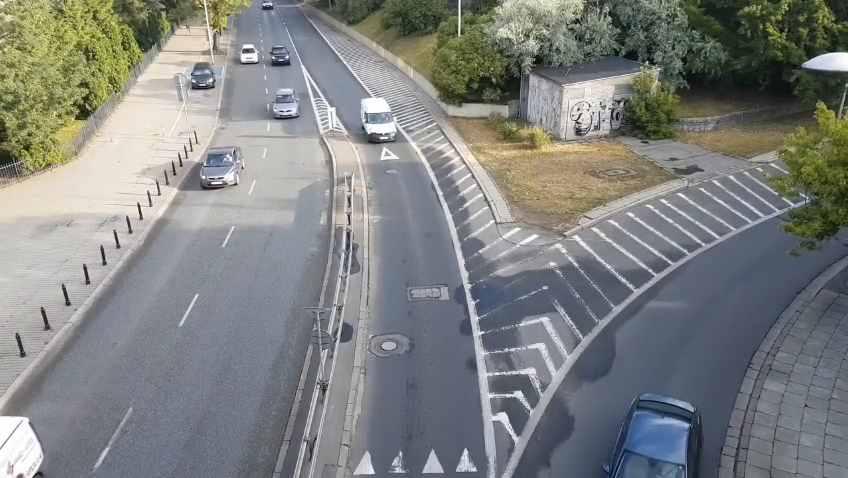
#> input picture frame 62 of video.mp4, 848 x 478 px
$ jupyter execute procesamiento.ipynb
#> lines starting #> are read from the running program, lines starting #| are printed output that depends on the picture; after the words box and inside, x2 and y2 are one past the last pixel; in counts of white or black regions, pixels touching at a corner belong together
[cell 1]
import cv2
import numpy as np

## Video original con la marca de inicio(A) y la marca final(B)

Obtención de los FPS del video

[cell 2]
cap = cv2.VideoCapture('video.mp4')
cap.get(cv2.CAP_PROP_FPS)

[cell 3]
cap = cv2.VideoCapture('video.mp4')

while cap.isOpened():
    ret, frame = cap.read()
#> frame is the input picture: shape (478, 848, 3); mean B, G, R 127.7, 129.9, 126.7
    if not ret:
        cap.set(cv2.CAP_PROP_POS_FRAMES, 0)  # Reinicia al inicio
        continue

    cv2.line(frame, (355, 145), (410, 140), (0, 255, 0), 2)
    cv2.putText(frame, 'A', (355, 135), cv2.FONT_HERSHEY_SIMPLEX, 0.6, (0, 0, 255), 2)
#> frame: shape (478, 848, 3); mean B, G, R 127.6, 129.9, 126.7
    cv2.line(frame, (355, 471), (490, 471), (0, 255, 0), 2)
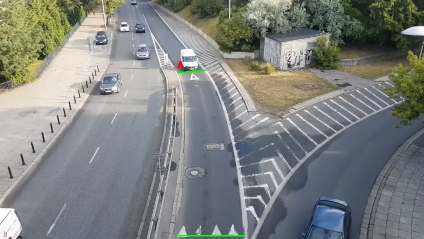
#> frame: shape (478, 848, 3) (shown at 1/2 size); mean B, G, R 127.5, 130.1, 126.6
    cv2.putText(frame, 'B', (355, 461), cv2.FONT_HERSHEY_SIMPLEX, 0.6, (0, 0, 255), 2)
#> frame: shape (478, 848, 3); 0.03% of pixels changed, all inside (x1, y1, x2, y2) = (356, 447, 368, 463)
    cv2.imshow('Video', frame)

    if cv2.waitKey(25) & 0xFF == 27:  # ESC
#> (key Esc is pressed here)
        break

cap.release()
cv2.destroyAllWindows()

## ROI del video

[cell 4]
cap = cv2.VideoCapture('video.mp4')
while cap.isOpened():
    ret, frame = cap.read()
    if not ret:
        cap.set(cv2.CAP_PROP_POS_FRAMES, 0)
        continue

    roi = frame[145:471, 355:461]  # [y1:y2, x1:x2]
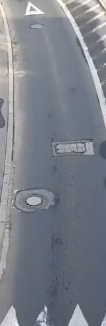
#> roi: shape (326, 106, 3); mean B, G, R 137.5, 127.9, 123

    cv2.imshow('Video', roi)

    if cv2.waitKey(25) & 0xFF == 27:
#> (key Esc is pressed here)
        break

cap.release()
cv2.destroyAllWindows()

## Conversión a escala de grises y ajuste de parametros

El siguiente bloque de código muestra el video junto a varios sliders con los que se pueden modificar el valor de:
- Grismin
- Grismax
- Contraste
- Brillo
- Gamma

Se utilizo para encontrar los valores ideales para cada uno

[cell 5]
cap = cv2.VideoCapture('video.mp4')

cv2.namedWindow('Video')
cv2.createTrackbar('Gris Min',  'Video', 0,   254, lambda x: None)
cv2.createTrackbar('Gris Max',  'Video', 255, 255, lambda x: None)
cv2.createTrackbar('Contraste', 'Video', 10,  30,  lambda x: None)  # dividir entre 10
cv2.createTrackbar('Brillo',    'Video', 100, 200, lambda x: None)  # restar 100
cv2.createTrackbar('Gamma',     'Video', 10,  30,  lambda x: None)  # dividir entre 10

while cap.isOpened():
    ret, frame = cap.read()
    if not ret:
        cap.set(cv2.CAP_PROP_POS_FRAMES, 0)
        continue

    gris_min  = cv2.getTrackbarPos('Gris Min',  'Video')
    gris_max  = cv2.getTrackbarPos('Gris Max',  'Video')
    contraste = cv2.getTrackbarPos('Contraste', 'Video') / 10
    brillo    = cv2.getTrackbarPos('Brillo',    'Video') - 100
    gamma     = cv2.getTrackbarPos('Gamma',     'Video') / 10

    gris = cv2.cvtColor(frame, cv2.COLOR_BGR2GRAY)

    # Min/Max
    if gris_max > gris_min:
        gris = np.clip((gris - gris_min) * (255 / (gris_max - gris_min)), 0, 255).astype(np.uint8)

    # Contraste y brillo
    gris = cv2.convertScaleAbs(gris, alpha=contraste, beta=brillo)

    # Gamma
    if gamma > 0:
        tabla_gamma = np.array([((i / 255.0) ** gamma) * 255 for i in range(256)], dtype=np.uint8)
        gris = cv2.LUT(gris, tabla_gamma)

    cv2.imshow('Video', gris)

    if cv2.waitKey(25) & 0xFF == 27:
#> (key Esc is pressed here)
        break

cap.release()
cv2.destroyAllWindows()

Los valores ideales encontrados fueron
- Grismin: 180
- Grismax: 255
- Contraste: 12
- Brillo: 0
- Gamma: 30

Adicionalmente se utilizo la función `cv2.createBackgroundSubtractorMOG2()` y se aplico el ROI para finalmente obtener la mascara con un ruido mínimo

[cell 6]
cap = cv2.VideoCapture('video.mp4')
sustractor = cv2.createBackgroundSubtractorMOG2(history=500, varThreshold=50, detectShadows=False)
kernel = np.ones((5, 5), np.uint8)

gris_min  = 180
gris_max  = 255
contraste = 1.2
brillo    = 0
gamma     = 3.0
tabla_gamma = np.array([((i / 255.0) ** gamma) * 255 for i in range(256)], dtype=np.uint8)

while cap.isOpened():
    ret, frame = cap.read()
    if not ret:
        cap.set(cv2.CAP_PROP_POS_FRAMES, 0)
        continue

    gris = cv2.cvtColor(frame, cv2.COLOR_BGR2GRAY)
    gris = np.clip((gris - gris_min) * (255 / (gris_max - gris_min)), 0, 255).astype(np.uint8)
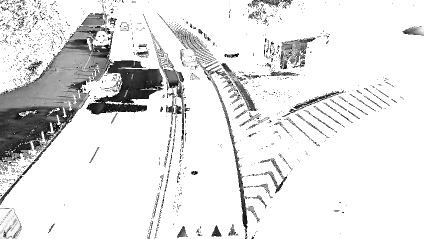
#> gris: shape (478, 848) (shown at 1/2 size); min 0, max 255, mean 228.2
    gris = cv2.convertScaleAbs(gris, alpha=contraste, beta=brillo)
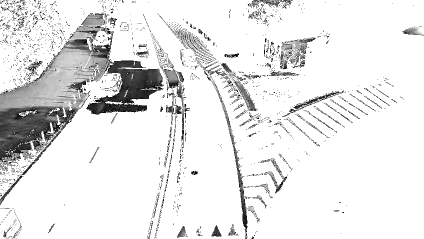
#> gris: shape (478, 848) (shown at 1/2 size); min 0, max 255, mean 230.9
    gris = cv2.LUT(gris, tabla_gamma)
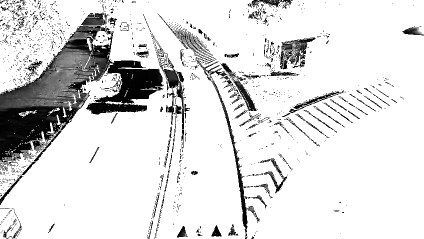
#> gris: shape (478, 848) (shown at 1/2 size); min 0, max 255, mean 221.2

    mascara = sustractor.apply(gris)
#> mascara: shape (478, 848); every value is 255
    mascara = cv2.morphologyEx(mascara, cv2.MORPH_OPEN, kernel)
    mascara = cv2.morphologyEx(mascara, cv2.MORPH_CLOSE, kernel)

    mascara = mascara[145:471, 355:461]  # [y1:y2, x1:x2]
#> mascara: shape (326, 106); every value is 255

    cv2.imshow('Mascara', mascara)

    if cv2.waitKey(25) & 0xFF == 27:
#> (key Esc is pressed here)
        break

cap.release()
cv2.destroyAllWindows()

## Se aplica la mascara al video original en el ROI

[cell 7]
cap = cv2.VideoCapture('video.mp4')
sustractor = cv2.createBackgroundSubtractorMOG2(history=500, varThreshold=50, detectShadows=False)
kernel = np.ones((5, 5), np.uint8)

gris_min  = 180
gris_max  = 255
contraste = 1.2
brillo    = 0
gamma     = 3.0
tabla_gamma = np.array([((i / 255.0) ** gamma) * 255 for i in range(256)], dtype=np.uint8)

while cap.isOpened():
    ret, frame = cap.read()
    if not ret:
        cap.set(cv2.CAP_PROP_POS_FRAMES, 0)
        continue

    gris = cv2.cvtColor(frame, cv2.COLOR_BGR2GRAY)
    gris = np.clip((gris - gris_min) * (255 / (gris_max - gris_min)), 0, 255).astype(np.uint8)
    gris = cv2.convertScaleAbs(gris, alpha=contraste, beta=brillo)
    gris = cv2.LUT(gris, tabla_gamma)

    mascara = sustractor.apply(gris)
    mascara = cv2.morphologyEx(mascara, cv2.MORPH_OPEN, kernel)
    mascara = cv2.morphologyEx(mascara, cv2.MORPH_CLOSE, kernel)
    mascara = mascara[145:471, 355:461]

    roi = frame[145:471, 355:461]  # ROI del video original en color

    resultado = cv2.bitwise_and(roi, roi, mask=mascara)

    cv2.imshow('Resultado', resultado)

    if cv2.waitKey(25) & 0xFF == 27:
#> (key Esc is pressed here)
        break

cap.release()
cv2.destroyAllWindows()

## Se aplica dilatación a la mascara y se aplica al video original en el ROI

[cell 8]
cap = cv2.VideoCapture('video.mp4')
sustractor = cv2.createBackgroundSubtractorMOG2(history=500, varThreshold=50, detectShadows=False)
kernel = np.ones((5, 5), np.uint8)
kernel_dilate = np.ones((15, 15), np.uint8)  # ajusta el tamaño para más o menos expansión

gris_min  = 180
gris_max  = 255
contraste = 1.2
brillo    = 0
gamma     = 3.0
tabla_gamma = np.array([((i / 255.0) ** gamma) * 255 for i in range(256)], dtype=np.uint8)

while cap.isOpened():
    ret, frame = cap.read()
    if not ret:
        cap.set(cv2.CAP_PROP_POS_FRAMES, 0)
        continue

    gris = cv2.cvtColor(frame, cv2.COLOR_BGR2GRAY)
    gris = np.clip((gris - gris_min) * (255 / (gris_max - gris_min)), 0, 255).astype(np.uint8)
    gris = cv2.convertScaleAbs(gris, alpha=contraste, beta=brillo)
    gris = cv2.LUT(gris, tabla_gamma)

    mascara = sustractor.apply(gris)
    mascara = cv2.morphologyEx(mascara, cv2.MORPH_OPEN, kernel)
    mascara = cv2.morphologyEx(mascara, cv2.MORPH_CLOSE, kernel)
    mascara = cv2.dilate(mascara, kernel_dilate, iterations=1)  # expande zonas blancas

    roi = frame[145:471, 355:461]  # ROI del video original en color

    mascara = mascara[145:471, 355:461]
    resultado = cv2.bitwise_and(roi, roi, mask=mascara)
    cv2.imshow('Resultado', resultado)

    if cv2.waitKey(25) & 0xFF == 27:
#> (key Esc is pressed here)
        break

cap.release()
cv2.destroyAllWindows()

## Obtención de contorno y centroide

[cell 9]
cap = cv2.VideoCapture('video.mp4')
sustractor = cv2.createBackgroundSubtractorMOG2(history=500, varThreshold=50, detectShadows=False)
kernel = np.ones((5, 5), np.uint8)
kernel_dilate = np.ones((15, 15), np.uint8)

gris_min  = 180
gris_max  = 255
contraste = 1.2
brillo    = 0
gamma     = 3.0
tabla_gamma = np.array([((i / 255.0) ** gamma) * 255 for i in range(256)], dtype=np.uint8)

while cap.isOpened():
    ret, frame = cap.read()
    if not ret:
        cap.set(cv2.CAP_PROP_POS_FRAMES, 0)
        continue

    gris = cv2.cvtColor(frame, cv2.COLOR_BGR2GRAY)
    gris = np.clip((gris - gris_min) * (255 / (gris_max - gris_min)), 0, 255).astype(np.uint8)
    gris = cv2.convertScaleAbs(gris, alpha=contraste, beta=brillo)
    gris = cv2.LUT(gris, tabla_gamma)

    mascara = sustractor.apply(gris)
    mascara = cv2.morphologyEx(mascara, cv2.MORPH_OPEN, kernel)
    mascara = cv2.morphologyEx(mascara, cv2.MORPH_CLOSE, kernel)
    mascara = cv2.dilate(mascara, kernel_dilate, iterations=1)
    mascara = mascara[145:471, 355:461]

    contornos, _ = cv2.findContours(mascara, cv2.RETR_EXTERNAL, cv2.CHAIN_APPROX_SIMPLE)
#> contornos = [[[0, 0], [0, 325], [105, 325], [105, 0]]]

    # visualizacion = cv2.cvtColor(mascara, cv2.COLOR_GRAY2BGR)
    visualizacion = frame[145:471, 355:461].copy()

    if len(contornos) >= 2:
        # Toma los 2 contornos más grandes y los une
        dos_mayores = sorted(contornos, key=cv2.contourArea, reverse=True)[:2]
        puntos_unidos = np.vstack(dos_mayores)
        contorno_final = cv2.convexHull(puntos_unidos)

    elif len(contornos) == 1:
        contorno_final = cv2.convexHull(contornos[0])
#> contorno_final = [[105, 0], [105, 325], [0, 325], [0, 0]]

    else:
        contorno_final = None

    if contorno_final is not None:
        cv2.drawContours(visualizacion, [contorno_final], -1, (0, 255, 0), 2)
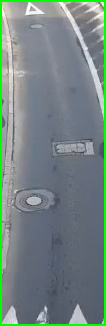
#> visualizacion: shape (326, 106, 3); 4.95% of pixels changed, all inside (x1, y1, x2, y2) = (0, 0, 106, 326)

        M = cv2.moments(contorno_final)
#> M = moments, m00 34125, centre m10/m00, m01/m00 = (52.5, 162.5)
        if M['m00'] != 0:
            cx = int(M['m10'] / M['m00'])
#> cx = 52
            cy = int(M['m01'] / M['m00'])
#> cy = 162
            cv2.circle(visualizacion, (cx, cy), 5, (0, 0, 255), -1)
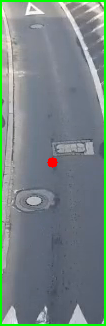
#> visualizacion: shape (326, 106, 3); 0.23% of pixels changed, all inside (x1, y1, x2, y2) = (47, 157, 58, 168)
            cv2.putText(visualizacion, f'({cx},{cy})', (cx + 8, cy), cv2.FONT_HERSHEY_SIMPLEX, 0.5, (0, 0, 255), 1)
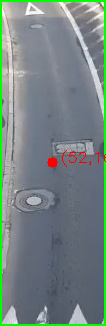
#> visualizacion: shape (326, 106, 3); 0.28% of pixels changed, all inside (x1, y1, x2, y2) = (62, 150, 106, 167)

    cv2.imshow('Contorno y Centroide', visualizacion)

    if cv2.waitKey(25) & 0xFF == 27:
#> (key Esc is pressed here)
        break

cap.release()
cv2.destroyAllWindows()

## Análisis cinematico y resultados

[cell 10]
import cv2
import numpy as np
import matplotlib.pyplot as plt

cap = cv2.VideoCapture('video.mp4')
sustractor = cv2.createBackgroundSubtractorMOG2(history=500, varThreshold=50, detectShadows=False)
kernel = np.ones((5, 5), np.uint8)
kernel_dilate = np.ones((15, 15), np.uint8)

gris_min  = 180
gris_max  = 255
contraste = 1.2
brillo    = 0
gamma     = 3.0
tabla_gamma = np.array([((i / 255.0) ** gamma) * 255 for i in range(256)], dtype=np.uint8)

# Escala y tiempo
FPS    = 30
dt     = 1 / FPS
escala = 3.5 / 60  # metros por pixel

# Listas para graficar al final
tiempos       = []
posiciones_x  = []
posiciones_y  = []
velocidades_x = []
velocidades_y = []
acel_x        = []
acel_y        = []

frame_num = 0

while cap.isOpened():
    ret, frame = cap.read()
    if not ret:
        break

    gris = cv2.cvtColor(frame, cv2.COLOR_BGR2GRAY)
    gris = np.clip((gris - gris_min) * (255 / (gris_max - gris_min)), 0, 255).astype(np.uint8)
    gris = cv2.convertScaleAbs(gris, alpha=contraste, beta=brillo)
    gris = cv2.LUT(gris, tabla_gamma)

    mascara = sustractor.apply(gris)
    mascara = cv2.morphologyEx(mascara, cv2.MORPH_OPEN, kernel)
    mascara = cv2.morphologyEx(mascara, cv2.MORPH_CLOSE, kernel)
    mascara = cv2.dilate(mascara, kernel_dilate, iterations=1)
    mascara = mascara[145:471, 355:461]

    contornos, _ = cv2.findContours(mascara, cv2.RETR_EXTERNAL, cv2.CHAIN_APPROX_SIMPLE)
    # visualizacion = cv2.cvtColor(mascara, cv2.COLOR_GRAY2BGR)
    visualizacion = frame[145:471, 355:461].copy()

    if len(contornos) >= 2:
        dos_mayores   = sorted(contornos, key=cv2.contourArea, reverse=True)[:2]
        puntos_unidos = np.vstack(dos_mayores)
        contorno_final = cv2.convexHull(puntos_unidos)
    elif len(contornos) == 1:
        contorno_final = cv2.convexHull(contornos[0])
    else:
        contorno_final = None

    if contorno_final is not None:
        cv2.drawContours(visualizacion, [contorno_final], -1, (0, 255, 0), 2)

        M = cv2.moments(contorno_final)
        if M['m00'] != 0:
            cx = int(M['m10'] / M['m00'])
            cy = int(M['m01'] / M['m00'])

            t = frame_num * dt
            tiempos.append(t)
            posiciones_x.append(cx * escala)
            posiciones_y.append(cy * escala)

            # Velocidad por diferencias finitas hacia adelante
            if len(posiciones_x) >= 2:
                vx = (posiciones_x[-1] - posiciones_x[-2]) / dt
                vy = (posiciones_y[-1] - posiciones_y[-2]) / dt
            else:
                vx, vy = 0.0, 0.0
            velocidades_x.append(vx)
            velocidades_y.append(vy)

            # Aceleración como segunda derivada
            if len(velocidades_x) >= 2:
                ax_ = (velocidades_x[-1] - velocidades_x[-2]) / dt
                ay_ = (velocidades_y[-1] - velocidades_y[-2]) / dt
            else:
                ax_, ay_ = 0.0, 0.0
            acel_x.append(ax_)
            acel_y.append(ay_)

            # Velocidad instantánea en tiempo real
            v_inst = np.sqrt(vx**2 + vy**2)
            cv2.circle(visualizacion, (cx, cy), 5, (0, 0, 255), -1)
            cv2.putText(visualizacion, f'{v_inst:.2f} m/s', (cx + 8, cy),
                        cv2.FONT_HERSHEY_SIMPLEX, 0.5, (0, 255, 255), 1)
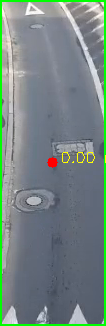
#> visualizacion: shape (326, 106, 3); 0.27% of pixels changed, all inside (x1, y1, x2, y2) = (62, 152, 106, 163)
            #print(f"Frame {frame_num:04d} | Vel: {v_inst:.4f} m/s | Ax: {ax_:.4f} m/s² | Ay: {ay_:.4f} m/s²")
    cv2.imshow('Contorno y Velocidad', visualizacion)
    frame_num += 1

    if cv2.waitKey(25) & 0xFF == 27:
#> (key Esc is pressed here)
        break

cap.release()
cv2.destroyAllWindows()

# Graficas al final
fig, axs = plt.subplots(3, 2, figsize=(12, 10))
fig.suptitle('Cinemática del vehículo', fontsize=14)

axs[0, 0].plot(tiempos, posiciones_x, color='blue')
axs[0, 0].set_title('Posición X vs Tiempo')
axs[0, 0].set_xlabel('Tiempo (s)')
axs[0, 0].set_ylabel('X (m)')

axs[0, 1].plot(tiempos, posiciones_y, color='blue')
axs[0, 1].set_title('Posición Y vs Tiempo')
axs[0, 1].set_xlabel('Tiempo (s)')
axs[0, 1].set_ylabel('Y (m)')

axs[1, 0].plot(tiempos, velocidades_x, color='green')
axs[1, 0].set_title('Velocidad X vs Tiempo')
axs[1, 0].set_xlabel('Tiempo (s)')
axs[1, 0].set_ylabel('Vx (m/s)')

axs[1, 1].plot(tiempos, velocidades_y, color='green')
axs[1, 1].set_title('Velocidad Y vs Tiempo')
axs[1, 1].set_xlabel('Tiempo (s)')
axs[1, 1].set_ylabel('Vy (m/s)')

axs[2, 0].plot(tiempos, acel_x, color='red')
axs[2, 0].set_title('Aceleración X vs Tiempo')
axs[2, 0].set_xlabel('Tiempo (s)')
axs[2, 0].set_ylabel('Ax (m/s²)')

axs[2, 1].plot(tiempos, acel_y, color='red')
axs[2, 1].set_title('Aceleración Y vs Tiempo')
axs[2, 1].set_xlabel('Tiempo (s)')
axs[2, 1].set_ylabel('Ay (m/s²)')

plt.tight_layout()
plt.show()
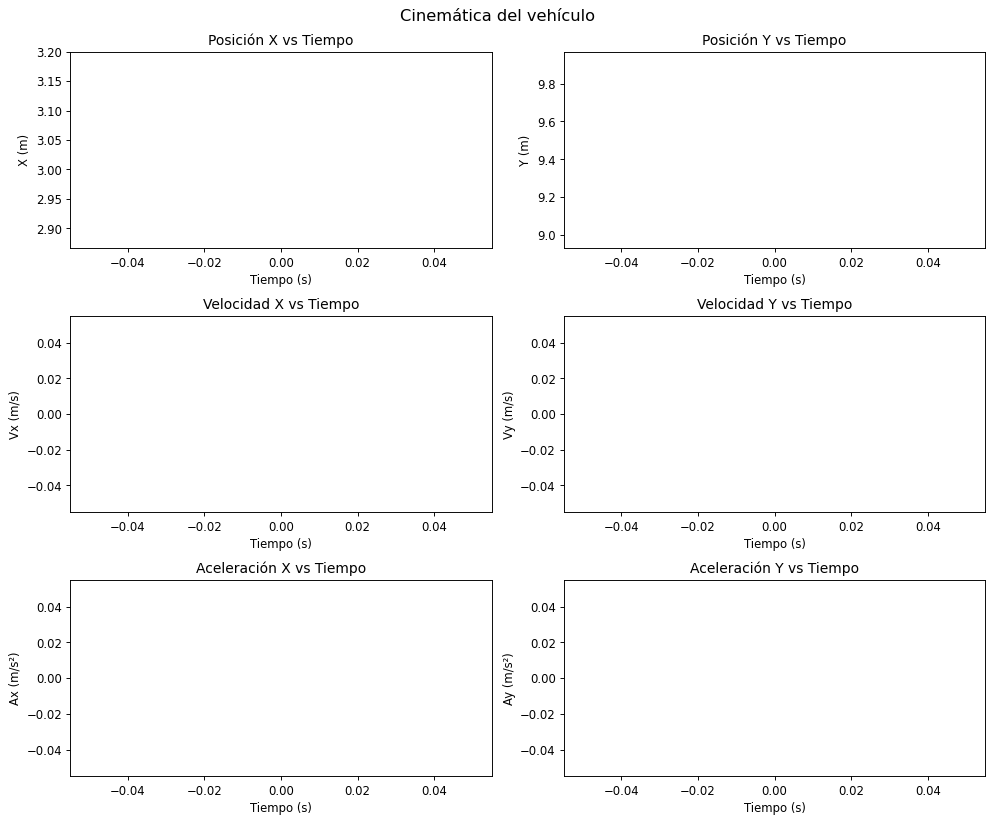
#> figure drawn by matplotlib, 6 panels

[cell 11]
import cv2
import numpy as np
import matplotlib.pyplot as plt
from collections import deque

cap = cv2.VideoCapture('video.mp4')
sustractor = cv2.createBackgroundSubtractorMOG2(history=500, varThreshold=50, detectShadows=False)
kernel = np.ones((5, 5), np.uint8)
kernel_dilate = np.ones((15, 15), np.uint8)

gris_min  = 180
gris_max  = 255
contraste = 1.2
brillo    = 0
gamma     = 3.0
tabla_gamma = np.array([((i / 255.0) ** gamma) * 255 for i in range(256)], dtype=np.uint8)

FPS    = 30
dt     = 1 / FPS
escala = 3.5 / 60

VEL_MAX      = 15.0  # m/s — ajusta según la velocidad real del vehículo
VENTANA_SUAV = 15    # frames para media móvil

buffer_x  = deque(maxlen=VENTANA_SUAV)
buffer_y  = deque(maxlen=VENTANA_SUAV)
buffer_vx = deque(maxlen=VENTANA_SUAV)  # media móvil también en velocidad
buffer_vy = deque(maxlen=VENTANA_SUAV)

tiempos       = []
posiciones_x  = []
posiciones_y  = []
velocidades_x = []
velocidades_y = []
acel_x        = []
acel_y        = []

frame_num = 0

while cap.isOpened():
    ret, frame = cap.read()
    if not ret:
        break

    gris = cv2.cvtColor(frame, cv2.COLOR_BGR2GRAY)
    gris = np.clip((gris - gris_min) * (255 / (gris_max - gris_min)), 0, 255).astype(np.uint8)
    gris = cv2.convertScaleAbs(gris, alpha=contraste, beta=brillo)
    gris = cv2.LUT(gris, tabla_gamma)

    mascara = sustractor.apply(gris)
    mascara = cv2.morphologyEx(mascara, cv2.MORPH_OPEN, kernel)
    mascara = cv2.morphologyEx(mascara, cv2.MORPH_CLOSE, kernel)
    mascara = cv2.dilate(mascara, kernel_dilate, iterations=1)
    mascara = mascara[145:471, 355:461]

    contornos, _ = cv2.findContours(mascara, cv2.RETR_EXTERNAL, cv2.CHAIN_APPROX_SIMPLE)
    # visualizacion = cv2.cvtColor(mascara, cv2.COLOR_GRAY2BGR)
    visualizacion = frame[145:471, 355:461].copy()

    if len(contornos) >= 2:
        dos_mayores    = sorted(contornos, key=cv2.contourArea, reverse=True)[:2]
        puntos_unidos  = np.vstack(dos_mayores)
        contorno_final = cv2.convexHull(puntos_unidos)
    elif len(contornos) == 1:
        contorno_final = cv2.convexHull(contornos[0])
    else:
        contorno_final = None

    if contorno_final is not None:
        cv2.drawContours(visualizacion, [contorno_final], -1, (0, 255, 0), 2)

        M = cv2.moments(contorno_final)
        if M['m00'] != 0:
            cx_raw = int(M['m10'] / M['m00'])
#> cx_raw = 52
            cy_raw = int(M['m01'] / M['m00'])
#> cy_raw = 162

            buffer_x.append(cx_raw * escala)
            buffer_y.append(cy_raw * escala)

            # Esperar a que el buffer esté lleno antes de calcular
            if len(buffer_x) < VENTANA_SUAV:
                frame_num += 1
                cv2.imshow('Contorno y Velocidad', visualizacion)
                if cv2.waitKey(25) & 0xFF == 27:
#> (key Esc is pressed here)
                    break
                continue

            cx_suav = np.mean(buffer_x)
            cy_suav = np.mean(buffer_y)

            tiempos.append(frame_num * dt)
            posiciones_x.append(cx_suav)
            posiciones_y.append(cy_suav)

            # Velocidad
            if len(posiciones_x) >= 2:
                vx_raw = abs((posiciones_x[-1] - posiciones_x[-2]) / dt)
                vy_raw = abs((posiciones_y[-1] - posiciones_y[-2]) / dt)
            else:
                vx_raw, vy_raw = 0.0, 0.0

            v_raw = np.sqrt(vx_raw*2 + vy_raw*2)  # corregido
            if v_raw > VEL_MAX and len(buffer_vx) > 0:
                vx_raw = buffer_vx[-1]
                vy_raw = buffer_vy[-1]

            buffer_vx.append(vx_raw)
            buffer_vy.append(vy_raw)
            vx = np.mean(buffer_vx)
            vy = np.mean(buffer_vy)
            v_inst = np.sqrt(vx*2 + vy*2)  # corregido

            velocidades_x.append(vx)
            velocidades_y.append(vy)

            # Aceleración con filtro de valor atípico
            ACEL_MAX = 50.0  # m/s² — ajusta si es necesario
            if len(velocidades_x) >= 2:
                ax_ = abs((velocidades_x[-1] - velocidades_x[-2]) / dt)
                ay_ = abs((velocidades_y[-1] - velocidades_y[-2]) / dt)
                # Filtro de aceleración atípica
                if len(acel_x) > 0:
                    if ax_ > ACEL_MAX:
                        ax_ = acel_x[-1]
                    if ay_ > ACEL_MAX:
                        ay_ = acel_y[-1]
            else:
                ax_, ay_ = 0.0, 0.0
            acel_x.append(ax_)
            acel_y.append(ay_)

            cv2.circle(visualizacion, (cx_raw, cy_raw), 5, (0, 0, 255), -1)
            cv2.putText(visualizacion, f'{v_inst:.2f} m/s', (cx_raw + 8, cy_raw),
                        cv2.FONT_HERSHEY_SIMPLEX, 0.5, (0, 255, 255), 1)

            #print(f"Frame {frame_num:04d} | Vel: {v_inst:.4f} m/s | Ax: {ax_:.4f} m/s² | Ay: {ay_:.4f} m/s²")

    cv2.imshow('Contorno y Velocidad', visualizacion)
    frame_num += 1

    if cv2.waitKey(25) & 0xFF == 27:
        break

cap.release()
cv2.destroyAllWindows()

# Gráficas al final
fig, axs = plt.subplots(3, 2, figsize=(12, 10))
fig.suptitle('Cinemática del vehículo', fontsize=14)

axs[0, 0].plot(tiempos, posiciones_x, color='blue')
axs[0, 0].set_title('Posición X vs Tiempo')
axs[0, 0].set_xlabel('Tiempo (s)')
axs[0, 0].set_ylabel('X (m)')

axs[0, 1].plot(tiempos, posiciones_y, color='blue')
axs[0, 1].set_title('Posición Y vs Tiempo')
axs[0, 1].set_xlabel('Tiempo (s)')
axs[0, 1].set_ylabel('Y (m)')

axs[1, 0].plot(tiempos, velocidades_x, color='green')
axs[1, 0].set_title('Velocidad X vs Tiempo')
axs[1, 0].set_xlabel('Tiempo (s)')
axs[1, 0].set_ylabel('Vx (m/s)')

axs[1, 1].plot(tiempos, velocidades_y, color='green')
axs[1, 1].set_title('Velocidad Y vs Tiempo')
axs[1, 1].set_xlabel('Tiempo (s)')
axs[1, 1].set_ylabel('Vy (m/s)')

axs[2, 0].plot(tiempos, acel_x, color='red')
axs[2, 0].set_title('Aceleración X vs Tiempo')
axs[2, 0].set_xlabel('Tiempo (s)')
axs[2, 0].set_ylabel('Ax (m/s²)')

axs[2, 1].plot(tiempos, acel_y, color='red')
axs[2, 1].set_title('Aceleración Y vs Tiempo')
axs[2, 1].set_xlabel('Tiempo (s)')
axs[2, 1].set_ylabel('Ay (m/s²)')

plt.tight_layout()
plt.show()
